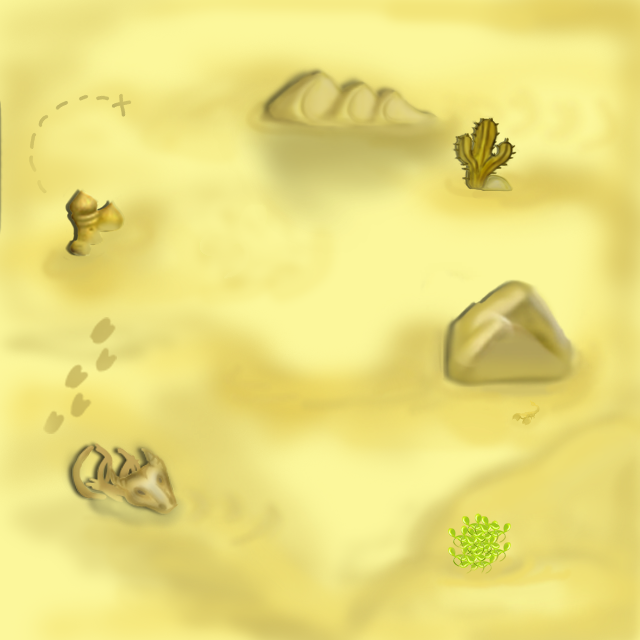

Below is a game level as drawn by its tile map, then a one-line description and the .tmx that defines it (tile-layer data replaced by summaries):
An orthogonal 10x10 tile map with 64x64 px tiles, 1 tile layer (Background), 2 tilesets and 9 objects (6x Rocks, Spawn1, Spawn2, Fountain).

<map version="1.0" orientation="orthogonal" renderorder="right-down" width="10" height="10" tilewidth="64" tileheight="64" nextobjectid="24">
 <tileset firstgid="1" name="borderedtile64" tilewidth="64" tileheight="64">
  <image source="borderedtile64.png" width="320" height="64" />
 </tileset>
 <tileset firstgid="6" name="Map" tilewidth="64" tileheight="64">
  <image source="../ShootyUI/Map.png" width="640" height="640" />
 </tileset>
 <layer name="Background" width="10" height="10">
  <data>[100 cells, 100 non-empty, 100 distinct tile ids]</data>
 </layer>
 <objectgroup name="Spawns">
  <object id="1" name="Spawn1" x="128" y="128" width="64" height="64">
   <properties>
    <property name="direction" value="180" />
   </properties>
  </object>
  <object id="2" name="Spawn2" x="448" y="448" width="64" height="64">
   <properties>
    <property name="direction" value="0" />
   </properties>
  </object>
 </objectgroup>
 <objectgroup name="Rocks">
  <object id="9" name="Rocks" x="64" y="192" width="64" height="64" />
  <object id="10" name="Rocks" x="64" y="448" width="128" height="64" />
  <object id="13" name="Rocks" x="448" y="128" width="64" height="64" />
  <object id="14" name="Rocks" x="448" y="512" width="64" height="64" />
  <object id="22" name="Rocks" x="256" y="62" width="192" height="64" />
  <object id="23" name="Rocks" x="448" y="257" width="128" height="128" />
 </objectgroup>
 <objectgroup name="Fountain">
  <object id="17" name="Fountain" x="256" y="256" width="128" height="128" />
 </objectgroup>
</map>
